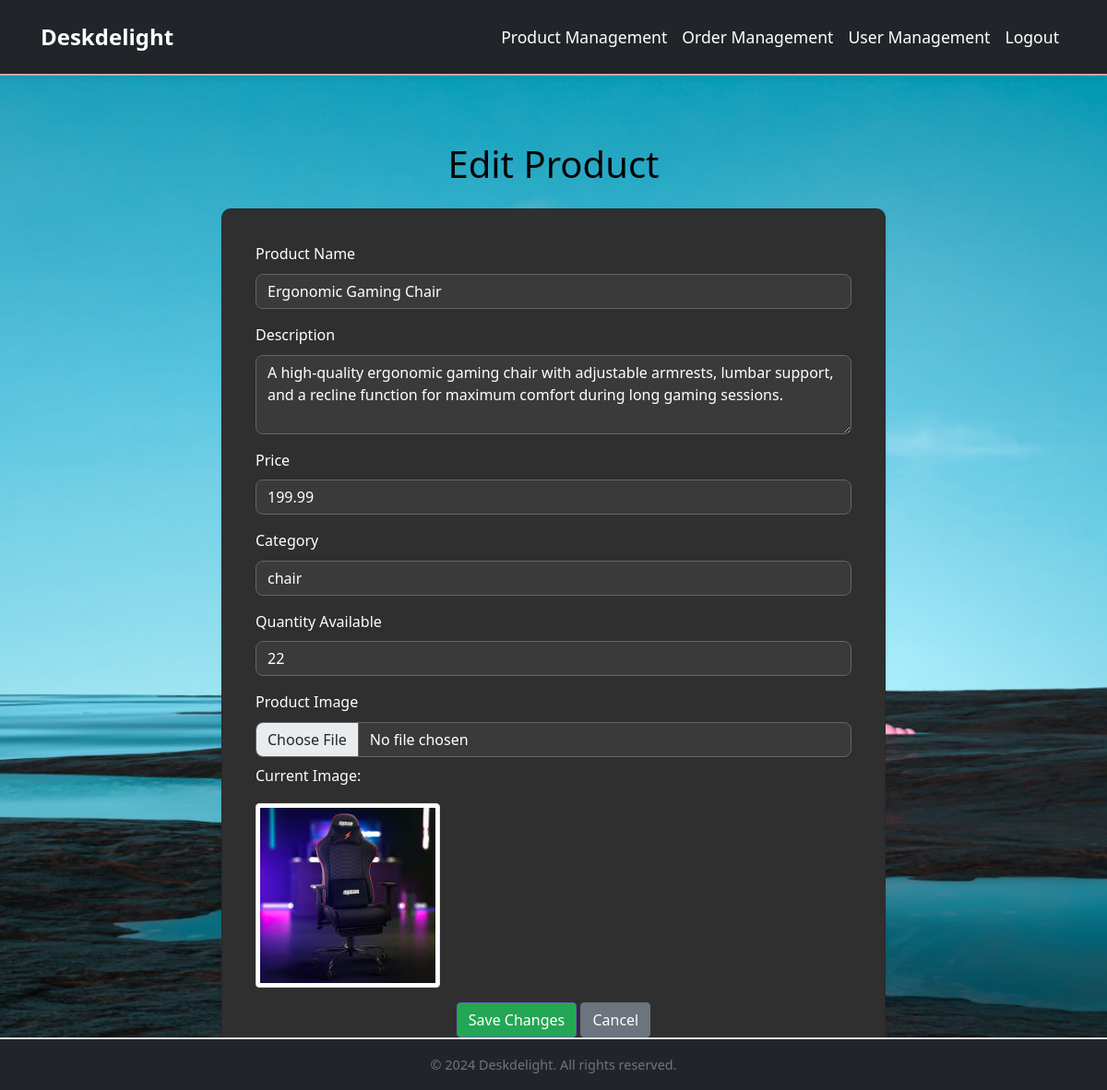
Page /edit_product/14/ (signed in) on the committed database.
### myapp/models.py (models this page shows, shortened)
class Product(models.Model):
    CATEGORY_CHOICES = [
        ('chair', 'Chair'),
        ('table', 'Table'),
    ]
    name = models.CharField(max_length=255)
    description = models.TextField()
    price = models.DecimalField(max_digits=10, decimal_places=2)
    image = models.ImageField(upload_to='products/', default='products/default.jpg')
    category = models.CharField(
        max_length=50,
        choices=CATEGORY_CHOICES,
        default='chair'
    )
    quantity_available = models.PositiveIntegerField(default=0)  # Track available stock

### myapp/views.py (the view, shortened to what this page needs)
# urls.py: path('edit_product/<int:product_id>/', views.edit_product, name='edit_product'),
def edit_product(request, product_id):
    if not request.user.is_authenticated or not request.user.is_staff:
        messages.error(request, "You are not authorized to edit products.")
        return redirect('admin_login')
    product = get_object_or_404(Product, id=product_id)
    return render(request, 'admin_product_edit.html', {'product': product})

### templates/admin_product_edit.html (shortened to what this page needs)
{% extends 'admin_base.html' %}
{% block content %}
<div class="container mt-5">
    <h1 class="text-center mb-4" style="color: #060505;">Edit Product</h1>
    <div class="row justify-content-center">
        <div class="col-md-8">
            <div class="card shadow-sm" style="background-color: #2f2f2f; padding: 20px; border-radius: 10px;">
                <div class="card-body">
                    <form method="POST" enctype="multipart/form-data">
                        <div class="mb-3">
                            <label for="name" class="form-label text-white">Product Name</label>
                            <input type="text" class="form-control" id="name" name="name" value="{{ product.name }}" required>
                        </div>
                        <div class="mb-3">
                            <label for="description" class="form-label text-white">Description</label>
                            <textarea class="form-control" id="description" name="description" rows="3" required>{{ product.description }}</textarea>
                        </div>
                        <div class="mb-3">
                            <label for="price" class="form-label text-white">Price</label>
                            <input type="number" class="form-control" id="price" name="price" value="{{ product.price }}" step="0.01" required>
                        </div>
                        <div class="mb-3">
                            <label for="category" class="form-label text-white">Category</label>
                            <input type="text" class="form-control" id="category" name="category" value="{{ product.category }}" required>
                        </div>
                        <div class="mb-3">
                            <label for="quantity_available" class="form-label text-white">Quantity Available</label>
                            <input type="number" class="form-control" id="quantity_available" name="quantity_available" value="{{ product.quantity_available }}" required>
                        </div>
                        <div class="mb-3">
                            <label for="image" class="form-label text-white">Product Image</label>
                            <input type="file" class="form-control" id="image" name="image">
                            {% if product.image %}
                            <div class="mt-2">
                                <p class="text-white">Current Image:</p>
                                <img src="{{ product.image.url }}" alt="{{ product.name }}" class="img-thumbnail" style="max-width: 200px;">
                            </div>
                            {% endif %}
                        </div>
                        <div class="text-center">
                            <button type="submit" class="btn btn-primary">Save Changes</button>
                            <a href="{% url 'product_management' %}" class="btn btn-secondary">Cancel</a>
                        </div>
                    </form>
                </div>
            </div>
        </div>
    </div>
</div>
{% endblock %}

### static/admin.css (style rules this page uses)
.form-control { border-radius: 30px; }

### templates/admin_product_edit.html (style rules this page uses)
.card { background-color: #2f2f2f; padding: 20px; border-radius: 10px; box-shadow: 0 4px 12px rgba(0, 0, 0, 0.1); margin-bottom: 20px; }
.form-control, .form-select { border-radius: 8px; background-color: #3a3a3a; color: #fff; border: 1px solid #666; }
.btn-primary { background-color: #24a754; border-color: #5c6bc0; }
.btn-secondary { background-color: #6c757d; border-color: #6c757d; }
body { display: flex; flex-direction: column; min-height: 100vh; }
.container { flex: 1; }

### rows in the picture
Product: name "Ergonomic Gaming Chair", description "A high-quality ergonomic gaming chair with adjustable armrests, lumbar support, and a recline function for maximum comfort during long gaming sessions.", price "199.99", category "chair", quantity_available "22", image (picture)
